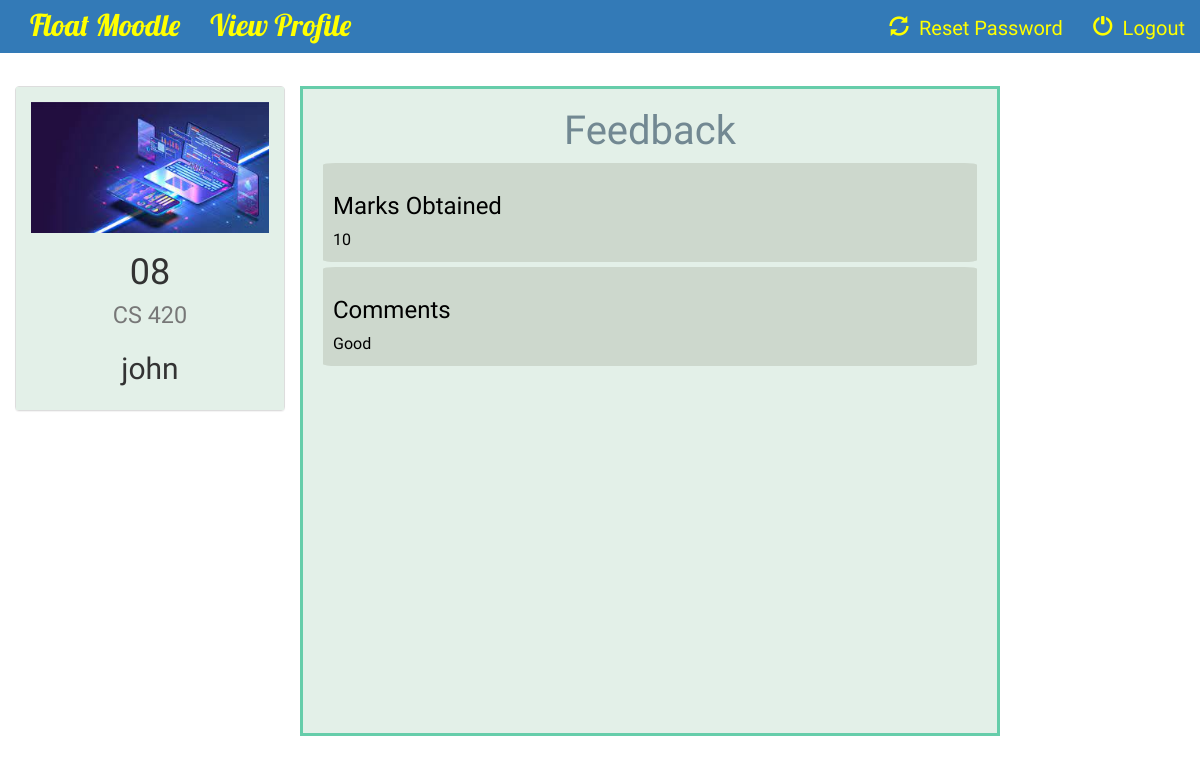
Screenshot of /course/5/view_feedback/ (signed in) with the database file from the repository.
### instructor/models.py (models this page shows, shortened)
class Course(models.Model):
    name = models.CharField(max_length=100)
    code = models.CharField(max_length=100)
    instructor = models.ForeignKey(Instructor, on_delete=models.CASCADE)
    course_logo = models.FileField(default=1)

class Instructor(models.Model):
    user = models.ForeignKey(User,on_delete=models.CASCADE, default=1)
    name = models.CharField(max_length=100)
    information = models.CharField(max_length=1000,default=1)
    def __str__(self):
        return self.name

class Feedback(models.Model):
    content = models.TextField(max_length=500)
    submission = models.ForeignKey(Submission,on_delete=models.CASCADE, default=1)
    marks = models.IntegerField(default=-1)

### course/views.py (the view)
# urls.py: url(r'^(?P<submission_id>[0-9]+)/view_feedback/$', views.view_feedback, name='view_feedback'),
@login_required
def view_feedback(request,submission_id):
    feedback = Feedback.objects.filter(submission=submission_id)[0]
    submission = Submission.objects.get(id=submission_id)
    course = submission.assignment.course
    print(feedback)
    return render(request, 'course/view_feedback.html', {'feedback': feedback,'course': course})

### course/templates/course/view_feedback.html (shortened to what this page needs)
{% extends 'course/basic_page.html' %}
{% block body %}
<br>
<div class="container-fluid songs-container" >
    <div class="row">
    <div class="col-sm-6 col-md-3">
            <div class="panel panel-default">
                <div class="panel-body" style="background-color: #e3f0e8;border: 0px solid #66cdaa;">
                    <a href="{% url 'course:detail' course.id %}">
                        {% if course.course_logo %}
                            <img src="{{ course.course_logo.url }}" class="img-responsive">
                        {% else %}
                            <h3>No image to display</h3>
                        {% endif %}
                    </a>
                    <h1 align="center">{{ course.code }}<br> <small>{{ course.name }}</small></h1>
                    <h2 align="center">{{ course.instructor }}</h2>
                </div>
            </div>
        </div>
        <div class="col-sm-7" style="position:fixed-righ; overflow-y: scroll; height:650px;border: 3px solid #66cdaa;background-color:#e3f0e8;color:black;font-family: 'Abhaya Libre';font-size:16px;">
            <h3 align="center"; style="text-align:center;font-family:Volkhov,cursive;font-size:40px;color: #728892">Feedback</h3>
                <div style="background-color:#CDD8CD; border-radius:2%;padding:10px; margin:5px">
            <h3>Marks Obtained</h3>
            {{ feedback.marks }}
        </div>
            <div style="background-color:#CDD8CD; border-radius:2%;padding:10px; margin:5px">
            <h3>Comments</h3>
            {{ feedback.content }}
                </div>
            </div>
    </div>
    </div>
    {% endblock %}

### course/templates/course/basic_page.html (style rules this page uses)
a { color: yellow; }
body { background: url('') no-repeat center center fixed; background-size: cover; font-family: Ledger;font-size: 20px; }

### rows the page displays
Course: course_logo (picture), code "08", name "CS 420", instructor "john"
Feedback: marks "10", content "Good"
